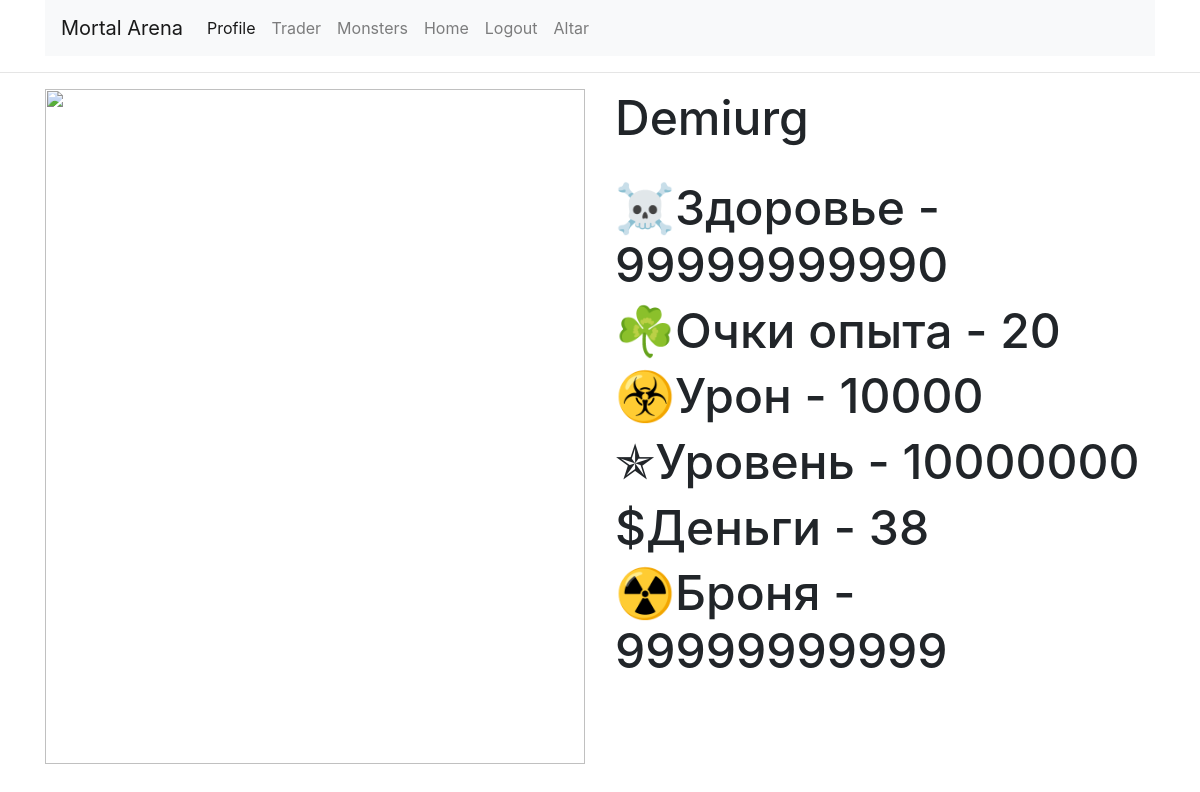
Before: /profile (signed in) with the older database file.
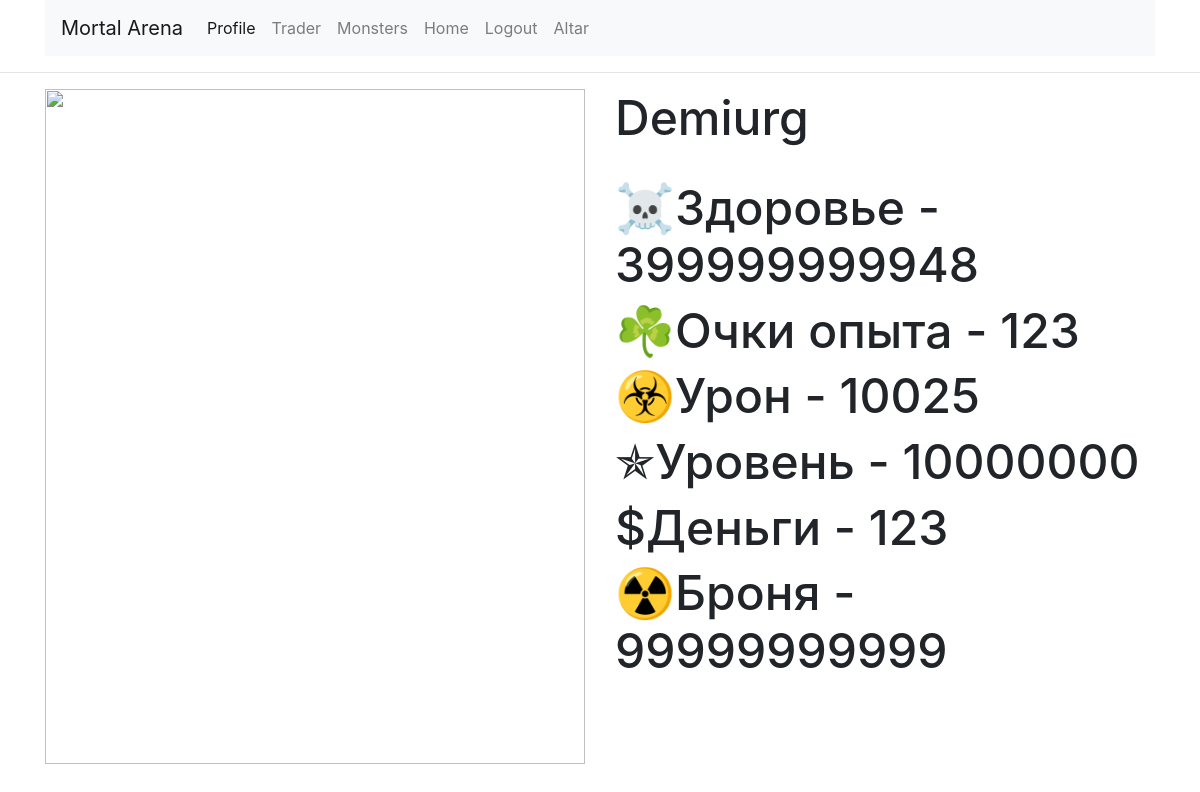
After: the same page with the newer database file.
### app/models.py (models this page shows, shortened)
class User(UserMixin, db.Model):
    id = db.Column(db.Integer, primary_key=True)
    username = db.Column(db.String(64), index=True, unique=True)
    email = db.Column(db.String(120), index=True, unique=True)
    password_hash = db.Column(db.String(128))
    posts = db.relationship('Post', backref='author', lazy='dynamic')
    xp = db.Column(db.Integer, default=0)
    hp =db.Column(db.Integer, default=30)
    damage = db.Column(db.Integer, default=5)
    armor =db.Column(db.Integer, default=0)
    level = db.Column(db.Integer, default=1)
    money = db.Column(db.Integer, default=10)

### app/routes.py (the view)
@app.route('/profile')
@login_required
def profile():
    return render_template('profile.html', user=current_user, monsters=monsters)

### app/models.py (called while the page is built)
@login.user_loader
def load_user(id):
    return User.query.get(int(id))

### app/templates/profile.html (shortened to what this page needs)
{% extends "base.html" %}
{% block content %}
    <div class="container">
        <div class="row">
            <div class="col-6">
                <img src="https://vignette.wikia.nocookie.net/stronghold/images/3/32/Рыцарь.png/revision/latest/top-crop/width/360/height/450?cb=20130205131714&path-prefix=ru" alt="" height="675px" width="540px">
            </div>
            <div class="col-6">
                <h3><font size = "24">{{user.username}}</h3></font>
                <br>
                <h5><font size = "24">&#9760;Здоровье - {{user.hp}}</h5></font>
                <h5><font size = "24">&#9752;Очки опыта - {{user.xp}}</h5></font>
                <h5><font size = "24">&#9763;Урон - {{user.damage}}</h5></font>
                <h5><font size = "24">&#10031;Уровень - {{user.level}}</h5></font>
                <h5><font size = "24">&#36;Деньги - {{user.money}}</h5></font>
                <h5><font size = "24">&#9762;Броня - {{user.armor}}</h5></font>
            </div>
        </div>
    </div>
{% endblock %}

### app/templates/base.html (shortened to what this page needs)
<html>
<head>
    <link rel="stylesheet" href="{{ url_for('static', filename='main.css') }}">
    <link rel="stylesheet" href="https://stackpath.bootstrapcdn.com/bootstrap/4.4.1/css/bootstrap.min.css">
</head>
<body>
{% block navbar %}
    <div class="container">
    <nav class="navbar navbar-expand-lg navbar-light bg-light">
        <a class="navbar-brand" href="#">Mortal Arena</a>
        <div class="collapse navbar-collapse" id="navbarNav">
            <ul class="navbar-nav">
                <li class="nav-item active">
                    <a class="nav-link" href="http://127.0.0.1:5000/profile">Profile</a>
                </li>
                <li class="nav-item">
                    <a class="nav-link" href="http://127.0.0.1:5000/trader">Trader</a>
                <li class="nav-item">
                    <a class="nav-link" href="http://127.0.0.1:5000/monsters">Monsters</a>
                </li>
                <li class="nav-item">
                    <a class="nav-link" href="http://127.0.0.1:5000/index">Home</a>
                </li>
                <li class="nav-item">
                    <a class="nav-link" href="http://127.0.0.1:5000/logout">Logout</a>
                </li>
                <li class="nav-item">
                    <a class="nav-link" href="http://127.0.0.1:5000/altar">Altar</a>
                </li>
            </ul>
        </div>
    </nav>
    </div>
{% endblock %}
<hr>
{% block content %}
{% endblock %}
</body>
</html>

### app/templates/profile.html (style rules this page uses)
body { background-image: url(https://luxfon.com/images/201203/luxfon.com_1193.jpg); background-size: cover }

Changed rows visible on the page:
changed User "Demiurg": hp "99999999990" → "399999999948"; xp "20" → "123"; damage "10000" → "10025"; money "38" → "123"
